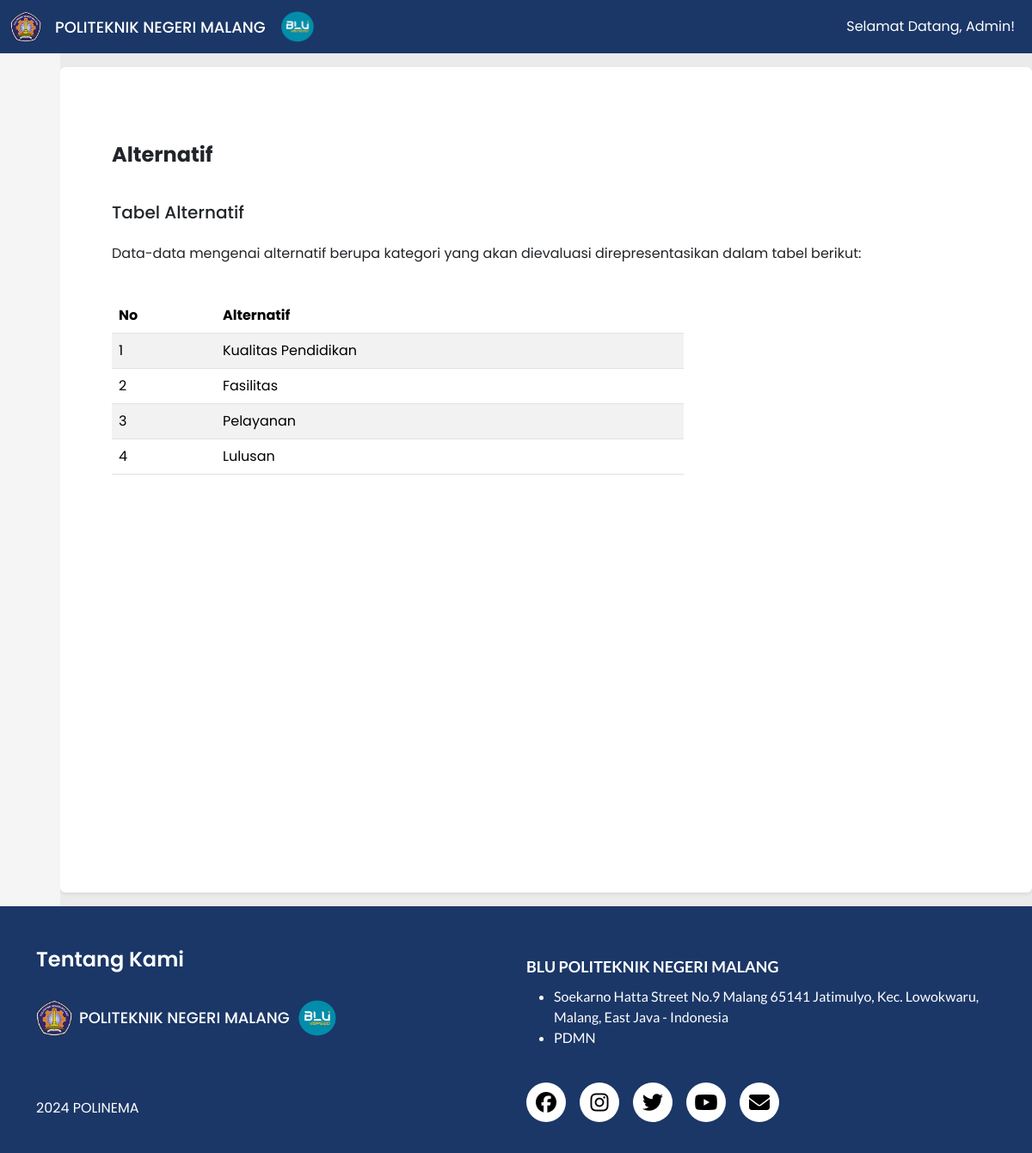
Page /?page=admin/saw/alternatif (signed in) on the committed database.
### tables this page shows
CREATE TABLE `m_kategori` (
  `kategori_id` int(11) NOT NULL,
  `kategori_nama` varchar(50) NOT NULL
);

### controller/saw.php (called while the page is built, shortened)
<?php
class SAW {
    protected $table = 'm_kategori';
    private $db;
    public function __construct() {
        $this->db = new Database();
    }
    public function getData() {
        $conn = $this->db->conn;
        $sql = "SELECT kategori_id, kategori_nama FROM {$this->table}";
        $result = $conn->query($sql);
        $dataList = [];
        if ($result->num_rows > 0) {
            while ($row = $result->fetch_assoc()) {
                $dataList[] = $row;
            }
        }
        return $dataList;
    }
}
?>

### pages/admin/saw/alternatif.php (the view)
<?php
include "controller/saw.php";
?>
<div class="wrapper">
    <?php include('./components/sidebar.php');?>
    <div class="main my-3 p-4 bg-body rounded shadow-sm">
        <main class="content px-4 py-5">
            <div class="container-fluid">
                <div class="mb-3">
                    <h5 class="fw-bold fs-4 my-3">Alternatif</h5><br>
                    <div class="card-header">
                        <h5 class="card-title">Tabel Alternatif</h5><br>
                    </div>
                    <div class="card-body">
                        <p class="card-text">
                            Data-data mengenai alternatif berupa kategori yang akan dievaluasi direpresentasikan dalam tabel berikut:
                        </p>
                        <br>
                    </div>
                    <div class="row">
                        <div class="col-8">
                            <table class="table table-striped">
                                <thead>
                                    <tr class="highlight">
                                        <th scope="col">No</th>
                                        <th scope="col">Alternatif</th>
                                    </tr>
                                </thead>
                                <tbody>
                                    <?php
                                        $alternatif = new SAW();
                                        $result = $alternatif->getData();
                                        foreach ($result as $row) {
                                            echo "<tr>
                                                    <td>{$row['kategori_id']}</td>
                                                    <td>{$row['kategori_nama']}</td>
                                                </tr>\n";
                                        }
                                    ?>
                                </tbody>
                            </table>
                        </div>
                    </div>
                </div>
            </div>
        </main>
    </div>
</div>

### assets/styles/styles.css (style rules this page uses)
body { margin: 0; padding: 0; background-color: #EBEBEB; font-family: 'Poppins'; }

### assets/styles/stylesAdmin.css (style rules this page uses)
body { margin: 0; padding: 0; background-color: #EBEBEB; font-family: 'Poppins'; }
.wrapper { display: flex; }
.main { display: flex; flex-direction: column; min-height: 120vh; width: 100%; overflow: hidden; transition: all 0.35s ease-in-out; background-color: #fff; min-width: 0; }

### rows in the picture
m_kategori: kategori_id "1", kategori_nama "Kualitas Pendidikan"
m_kategori: kategori_id "2", kategori_nama "Fasilitas"
m_kategori: kategori_id "3", kategori_nama "Pelayanan"
m_kategori: kategori_id "4", kategori_nama "Lulusan"
